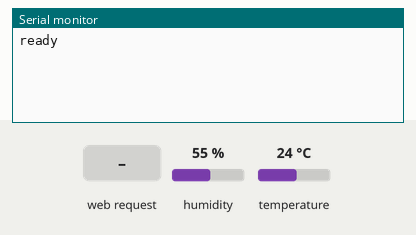
Recording of a sketch running on a simulated ESP8266 (NodeMCU). Parts: the last lines printed to the serial monitor. Inputs (shaded band) come from the test bench; at power-on: humidity 55 %, temperature 24 °C. WiFi joins after 1.5 s; servers stay silent unless stated.

Above: at 6.7 s.
6.8 s: humidity set to 22 %
At 13.2 s:
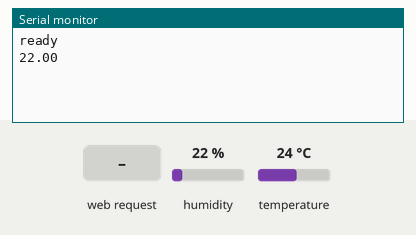
13.5 s: HTTP request GET /data received
At 13.9 s:
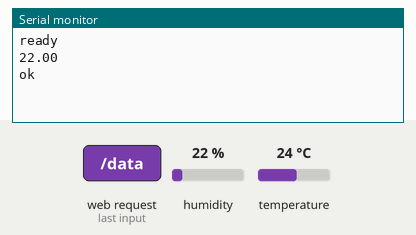
16.5 s: temperature set to 19 °C
At 18.6 s:
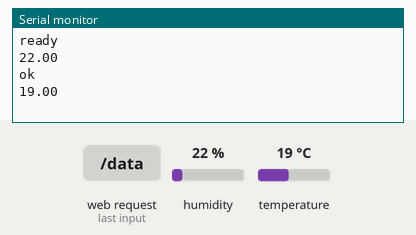

Measured:
- after the input at 6.8 s, the serial monitor: prints a new line after 5.2 s (image 1)
- after the input at 13.5 s, the serial monitor: prints a new line at once (image 2)
- after the input at 16.5 s, the serial monitor: prints a new line after 1.6 s (image 3)

The sketch:

esp_prueba1.ino
```cpp
#include "DHT.h"
#include "WebSocketsClient.h"
#include "ESP8266WiFi.h"
#include "ESP8266WiFiMulti.h"
#include "ESP8266WebServer.h"

#define DHTTYPE DHT11
#define dht_dpin D4

String ID = "ESP01";
const char* ssid = "VTR-4824546";
const char* pass = "mcJbpg7t4cgg";

DHT dht(5, DHTTYPE);
ESP8266WiFiMulti WiFiMulti;
WebSocketsClient webSocket;
ESP8266WebServer server(80);

float temp;
float humi;
String wp;
String wd;
const long interval = 6000;
bool opt = true;

void setup(){
    dht.begin();
    Serial.begin(115200);
	WiFiMulti.addAP(ssid, pass);

	while(WiFiMulti.run() != WL_CONNECTED) {
		delay(100);
        Serial.print(".");
	}

    webSocket.begin("192.168.0.15", 8000, "/ws?id="+ID);

    webSocket.onEvent(webSocketEvent);
    webSocket.setReconnectInterval(5000);

    server.on("/data", dataHandler);

    server.begin();
    Serial.println("ready");

    temp = dht.readTemperature();
    delay(2000);
    humi = dht.readHumidity();
    delay(2000);
}

void loop(){
    webSocket.loop();
    server.handleClient();

    // Non Blocking timer
    static unsigned long currentMillis;
    if (millis() - currentMillis >= interval){
        // send on change data
        if (opt){
            float t = dht.readTemperature();
            if (temp != t){
                Serial.println(t);
                temp = t;
                String d = String(t);
                webSocket.sendTXT("c:t:"+d);
            }
            opt = false;
        }
        else{
            float h = dht.readHumidity();
            if (humi != h){
                Serial.println(h);
                humi = h;
                String d = String(h);
                webSocket.sendTXT("c:h:"+d);
            }
            opt = true;
        }

        currentMillis = millis();
    }
}


void webSocketEvent(WStype_t type, uint8_t * payload, size_t length){
    switch (type){
    case WStype_CONNECTED:
        break;
    case WStype_DISCONNECTED:
        break;
    case WStype_TEXT:
        break;
    default:
        break;
    }
}

void dataHandler(){
    float t = temp;
    float h = humi;

    String st = String(t);
    String sh = String(h);

    Serial.println("ok");
    server.send(200, "text/json","t:"+st+":h:"+sh+":id:"+ID);
}
```
